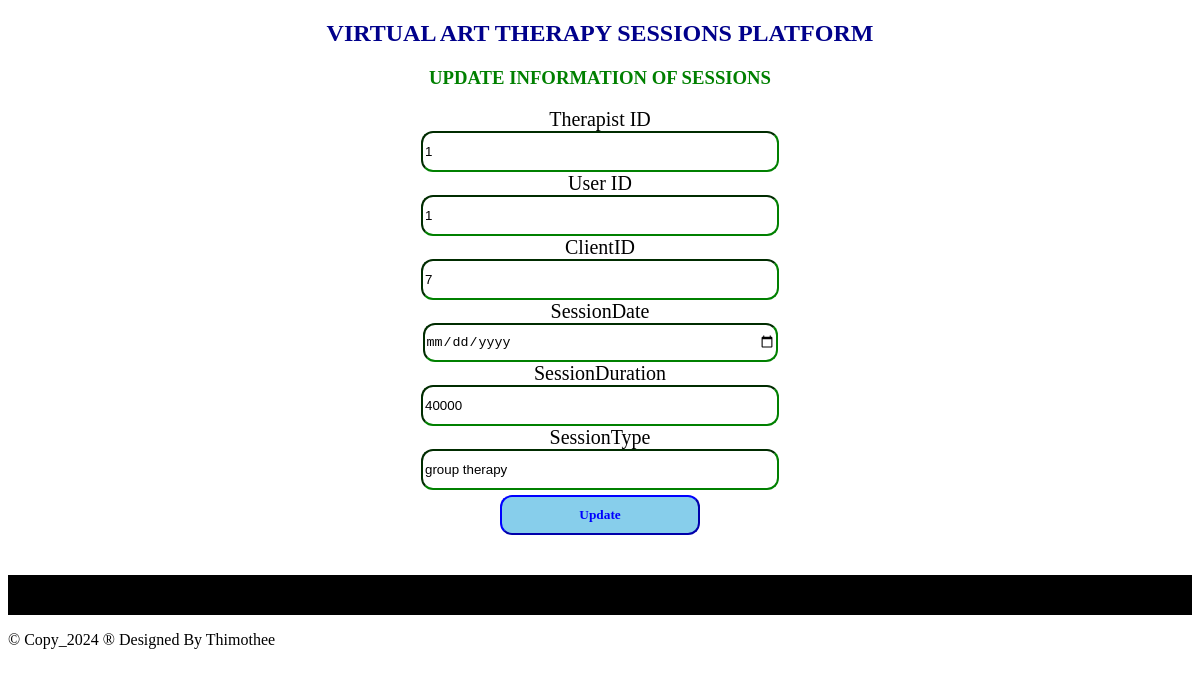
Screenshot of /updatesessions.php?SessionID=1 with the database file from the repository.
### tables this page shows
CREATE TABLE `sessions` (
  `SessionID` int(11) NOT NULL,
  `TherapistID` int(11) DEFAULT NULL,
  `ClientID` int(11) DEFAULT NULL,
  `SessionDate` datetime DEFAULT NULL,
  `SessionDuration` int(11) DEFAULT NULL,
  `SessionType` varchar(50) DEFAULT NULL
);

### updatesessions.php (the view, shortened to what this page needs)
<?php
include "dbconnection.php";
$SessionID = $TherapistID = $ClientID = $SessionDate = $SessionDuration = $SessionType = "";
if ($_SERVER['REQUEST_METHOD'] == 'GET') {
    $SessionID = $_GET["SessionID"];
    $sql = "SELECT * FROM sessions WHERE SessionID = ?";
    $stmt = $connection->prepare($sql);
    $stmt->bind_param("i", $SessionID);
    $stmt->execute();
    $result = $stmt->get_result();
    if ($result->num_rows > 0) {
        $row = $result->fetch_assoc();
        $TherapistID = $row['TherapistID'];
        $ClientID = $row["ClientID"];
        $SessionDate = $row["SessionDate"];
        $SessionDuration = $row["SessionDuration"];
        $SessionType = $row["SessionType"];
    } else {
        header("Location: viewsessions.php");
        exit;
    }
}
?>
<!DOCTYPE html>
<html>
<head>
</head>
<body>
    <center>
        <h2>VIRTUAL ART THERAPY SESSIONS PLATFORM</h2>
        <h3 style="color: green;">UPDATE INFORMATION OF SESSIONS</h3>
        <section class="forms">
            <form method="POST" onsubmit="return confirmUpdate();">
                <label>Therapist ID</label><br>
                <input type="text" name="SessionID" readonly class="input" value="<?php echo $SessionID; ?>"><br>
                <label>User ID</label><br>
                <input type="text" name="TherapistID" readonly class="input" value="<?php echo $TherapistID; ?>"><br>
                <label>ClientID</label><br>
                <input type="text" name="ClientID" class="input" value="<?php echo $ClientID; ?>"><br>
                <label>SessionDate</label><br>
                <input type="date" name="SessionDate" value="<?php echo $SessionDate; ?>" class="input"><br>
                <label>SessionDuration</label><br>
                <input type="text" name="SessionDuration" value="<?php echo $SessionDuration; ?>" class="input"><br>
                <label>SessionType</label><br>
                <input type="text" name="SessionType" value="<?php echo $SessionType; ?>" class="input"><br>
                <input type="submit" name="submit" value="Update" class="sb">
            </form>
        </section>
    </center>
    <footer>
        <p style="color: white; text-align: center; margin-top: 40px; background-color: black; height: 40px;"><marquee>&copy; Copy_2024 &reg; Designed By Thimothee</marquee></p>
    </footer>
</body>
</html>

### updatesessions.php (style rules this page uses)
h2 { font-family: Castellar; color: darkblue; }
label { font-family: elephant; font-size: 20px; }
.sb { font-family: Georgia; padding: 10px; border-color: blue; background-color: skyblue; width: 200px; margin-top: 5px; border-radius: 12px; font-weight: bold; color: blue; }
.input { width: 350px; height: 35px; border-radius: 12px; border-color: green; }

### rows the page displays
sessions: TherapistID "1", ClientID "7", SessionDuration "40000", SessionType "group therapy"
